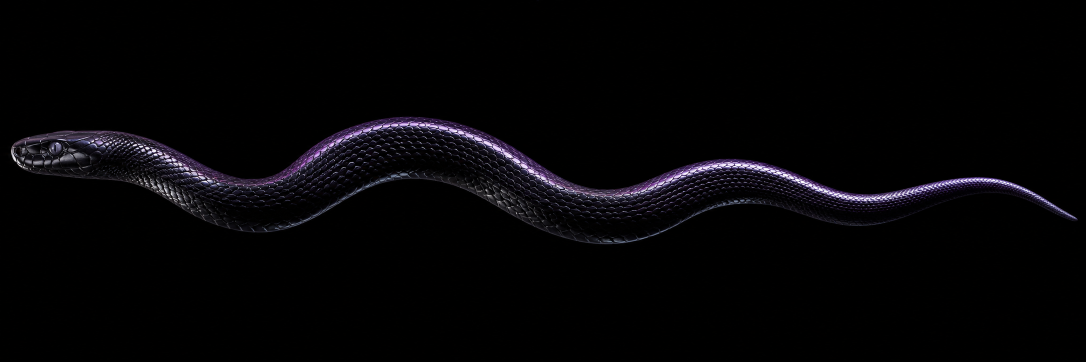
#> input picture assets/snake_raw.png, 2172 x 724 px, found by its file name (shown at 1/2 size)
$ python make_widgets.py
#> lines starting #> are read from the running program, lines starting #| are printed output that depends on the picture; after the words box and inside, x2 and y2 are one past the last pixel; in counts of white or black regions, pixels touching at a corner belong together
#!/usr/bin/env python3
"""
SULEM profile widgets - all generated locally, zero external services.

  widget_typing.gif   typewriter lines (type - hold - erase - next)
  widget_quotes.gif   full-width quote reel: stoics / programmers / mine
  widget_neofetch.png terminal/neofetch-style system card
  widget_snake.gif    REAL contribution grid + a pixel-snake eating it
  wall_1/2/3.png      FULL-WIDTH horizontal wall slabs with the snake
                      crawling over the brickwork (sections = posts)
  footer.png          dark footer: "you are what you code"

Usage:  python3 make_widgets.py [all|snake]
"""

import os
import sys
import json
import numpy as np
from PIL import Image, ImageDraw, ImageFont, ImageFilter
from scipy import ndimage
from scipy.interpolate import CubicSpline, PchipInterpolator

CANVAS = (13, 17, 23)          # github dark canvas #0d1117
CARD_BG = (10, 7, 20)
CARD_BORDER = (42, 33, 64)
KEY_C = (167, 139, 250)        # #A78BFA
VAL_C = (216, 206, 244)        # #D8CEF4
DIM_C = (104, 92, 140)
TXT_C = (185, 166, 242)        # #B9A6F2
CURSOR_C = (124, 58, 237)      # #7C3AED

MONO = "assets/fonts/JetBrainsMono-Regular.ttf"
DISP = "assets/fonts/Michroma.ttf"
SERIF = "/usr/share/fonts/truetype/dejavu/DejaVuSerif.ttf"

def F(size, path=MONO):
    return ImageFont.truetype(path, size)

# --------------------------------------------------------------- snake src
raw = Image.open("assets/snake_raw.png").convert("RGB")
#> raw is the input picture: PIL image 2172x724 RGB; mean R, G, B 5, 4.3, 6

def grade(arr, lift=30):
    arr = 255.0 * np.power(np.clip(arr, 0, 255) / 255.0, 0.86)
    lum = arr.mean(axis=2, keepdims=True) / 255.0
    arr += (1.0 - lum) * np.array([lift, lift * 0.55, lift * 1.6], np.float32)
    return np.clip(arr, 0, 255)

def snake_mask(arr, strong=False):
    m = arr.max(axis=2) > 15
    lab, n = ndimage.label(m)
    if n > 1:
        sizes = ndimage.sum(m, lab, range(1, n + 1))
        m = lab == (int(np.argmax(sizes)) + 1)
    m = ndimage.binary_closing(m, structure=np.ones((9, 9)))
    m = ndimage.binary_fill_holes(m)
    k1 = 61 if strong else 21
    m = ndimage.binary_closing(m, structure=np.ones((k1, k1)))
    m = ndimage.binary_fill_holes(m)
    k2 = 81 if strong else 45
    m = ndimage.binary_closing(m, structure=np.ones((k2, 1)))
    m = ndimage.binary_fill_holes(m)
    if strong:
        m = ndimage.binary_closing(m, structure=np.ones((7, 7)))
        m = ndimage.binary_opening(m, structure=np.ones((3, 3)))
    return m

# ================================================================== typing
LINES = [
    "if it happens twice, it becomes a script",
    "C on metal. Python on everything else.",
    "sharp angles. clean abstractions. zero fluff.",
    "the obstacle is the way - debug accordingly.",
    "memento mori - then ship it.",
]

def make_typing():
    W, H = 780, 74
    font = F(24)
    frames, durations = [], []

    def frame(text, cursor=True):
#> called with text = '', cursor = False
        img = Image.new("RGB", (W, H), CANVAS)
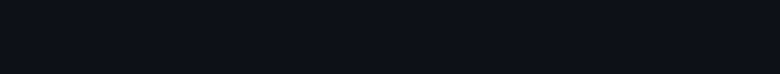
#> img: PIL image 780x74 RGB; mean R, G, B 13, 17, 23
        d = ImageDraw.Draw(img)
        w = d.textlength(text, font=font)
#> w = 0
        d.text(((W - w) / 2, 22), text, font=font, fill=TXT_C)
        d.text(((W - w) / 2 + w + 6, 22), "\u258c", font=font,
               fill=CURSOR_C if cursor else CANVAS)
        return img

    empty = frame("", cursor=False)
    frames.append(empty); durations.append(500)
    for line in LINES:
        for i in range(1, len(line) + 1):
            frames.append(frame(line[:i])); durations.append(65)
        for k in range(8):
            frames.append(frame(line, cursor=(k // 2) % 2 == 0))
            durations.append(120)
        for i in range(len(line), -1, -2):
            frames.append(frame(line[:i])); durations.append(35)
        frames.append(empty); durations.append(420)
#> this loop made 5 passes
#> after the loop, durations = 343 values, max 500 at index 0, min 35 at index 49, mean 68.94; frames = 343 items

    q = [f.quantize(96, method=Image.MEDIANCUT, dither=Image.Dither.NONE) for f in frames]
#> q = 343 items
    q[0].save("assets/widget_typing.gif", save_all=True, append_images=q[1:],
              duration=durations, loop=0, optimize=True, disposal=2)
    print("typing gif:", len(frames), "frames")
#| typing gif: 343 frames

# ================================================================ neofetch
def card_frame(w, h, title):
#> called with w = 780, h = 460, title = 'sulem@kazan ~ zsh'
    img = Image.new("RGB", (w, h), CARD_BG)
#> img: PIL image 780x460 RGB
    d = ImageDraw.Draw(img)
    d.rounded_rectangle([0, 0, w - 1, h - 1], radius=16, outline=CARD_BORDER, width=1)
    for i, c in enumerate([(255, 95, 86), (255, 189, 46), (39, 201, 63)]):
        d.ellipse([24 + i * 27, 20, 40 + i * 27, 36], fill=c)
    d.text((116, 21), title, font=F(19), fill=(122, 106, 162))
    d.line([16, 54, w - 16, 54], fill=(30, 24, 48), width=1)
    return img, d

def snake_head_icon():
    c = raw.crop((10, 200, 400, 540))
    a = np.asarray(c).astype(np.float32)
    m = snake_mask(a)
#> in snake_mask, `m = arr.max(axis=2) > 15`:
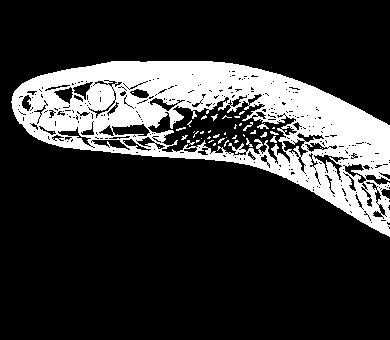
#> m: shape (340, 390) bool; 20% white; 41 white regions (33 under 20 px), largest, box (x1, y1, x2, y2) and area: (11, 61, 390, 237) 26085, (257, 123, 269, 129) 34, (243, 122, 253, 131) 28
#> in snake_mask, `lab, n = ndimage.label(m)`:
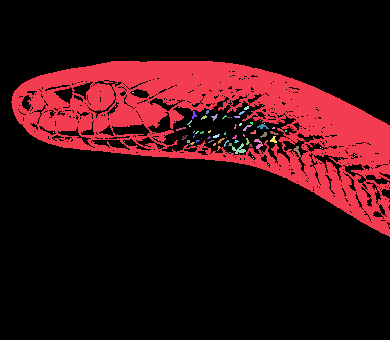
#> lab: shape (340, 390) int32; 77 distinct labels, from 0 to 76; one colour per label, 0 black
#> in snake_mask, `lab, n = ndimage.label(m)`: n = 76
#> in snake_mask, `sizes = ndimage.sum(m, lab, range(1, n + 1))`: sizes = 76 values, max 25853 at index 0, min 1 at index 2, mean 349.4
#> in snake_mask, `m = lab == (int(np.argmax(sizes)) + 1)`: m: shape (340, 390) bool; 19.5% white; 1 white region, box (x1, y1, x2, y2) and area: (11, 61, 390, 237) 25853
#> in snake_mask, `m = ndimage.binary_closing(m, structure=np.ones((9, 9)))`: m: shape (340, 390) bool; 23.5% white; 1 white region, box (x1, y1, x2, y2) and area: (11, 61, 386, 235) 31118
#> in snake_mask, `m = ndimage.binary_fill_holes(m)`: m: shape (340, 390) bool; 26.3% white; 1 white region, box (x1, y1, x2, y2) and area: (11, 61, 386, 235) 34868
#> in snake_mask, `m = ndimage.binary_closing(m, structure=np.ones((k1, k1)))`: m: shape (340, 390) bool; 25.8% white; 1 white region, box (x1, y1, x2, y2) and area: (11, 61, 380, 232) 34194
    ys, xs = np.where(m)
    a = a[ys.min():ys.max() + 1, xs.min():xs.max() + 1]
#> a: shape (171, 369, 3) float32
    m = m[ys.min():ys.max() + 1, xs.min():xs.max() + 1]
#> m: shape (171, 369) bool; 54.2% white; 3 black regions, box (x1, y1, x2, y2) and area: (0, 42, 368, 171) 23955, (202, 0, 369, 59) 3792, (0, 0, 100, 40) 1158
    h, w = m.shape
#> h = 171; w = 369
    s = max(h, w) + 24
#> s = 393
    pad = np.zeros((s, s, 3), np.float32); pm = np.zeros((s, s), bool)
    oy, ox = (s - h) // 2, (s - w) // 2
#> oy = 111; ox = 12
    pad[oy:oy + h, ox:ox + w] = a; pm[oy:oy + h, ox:ox + w] = m
#> after `pm[oy:oy + h, ox:ox + w] = m`: pm: shape (393, 393) bool; 22.1% white; 1 white region, box (x1, y1, x2, y2) and area: (12, 111, 381, 282) 34194
    icon = Image.fromarray(grade(pad).astype(np.uint8)).resize((150, 150), Image.LANCZOS)
#> in grade, `lum = arr.mean(axis=2, keepdims=True) / 255.0`:
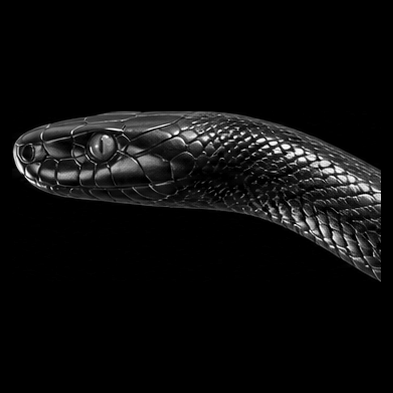
#> lum: shape (393, 393, 1) float32; min 0, max 1, mean 0.0502
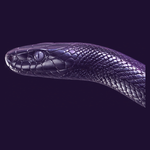
#> icon: PIL image 150x150 RGB; mean R, G, B 41, 26.8, 59.6
    imask = Image.fromarray((pm * 255).astype(np.uint8)).resize((150, 150), Image.LANCZOS)
    r = 26
    m2 = Image.new("L", (150, 150), 0)
#> m2: PIL image 150x150 L; every value is 0
    ImageDraw.Draw(m2).rounded_rectangle([0, 0, 149, 149], radius=r, fill=255)
#> m2: PIL image 150x150 L; 97.3% white; 4 black regions, box (x1, y1, x2, y2) and area: (0, 0, 21, 21) 150, (129, 0, 150, 21) 150, (0, 129, 21, 150) 150, (129, 129, 150, 150) 150
    imask = Image.composite(imask, Image.new("L", (150, 150), 0), m2)
    out = Image.new("RGBA", (150, 150), (0, 0, 0, 0))
#> out: PIL image 150x150 RGBA; every value is 0
    out.paste(icon, (0, 0), imask)
    ImageDraw.Draw(out).rounded_rectangle([0, 0, 149, 149], radius=r, outline=(90, 70, 150, 255), width=2)
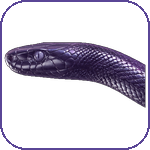
#> out: PIL image 150x150 RGBA; mean R, G, B, A 21.9, 17.6, 29.4, 68.9; transparent parts drawn white
    return out

def make_neofetch():
    W, H = 780, 460
    img, d = card_frame(W, H, "sulem@kazan ~ zsh")
    icon = snake_head_icon()
    img.paste(icon, (40, 130), icon)
    d = ImageDraw.Draw(img)
    f22, f19 = F(22), F(19)
    x_key, x_val = 240, 380
    y = 96
    rows = [
        ("",        "sulem@kazan"),
        ("sep",     ""),
        ("OS",      "Linux x86_64"),
        ("Shell",   "zsh + tmux"),
        ("Editor",  "neovim"),
        ("Repos",   "37 public"),
        ("Focus",   "embedded - ML - automation"),
        ("Uptime",  "24/7, sleep is a cron"),
        ("Coffee",  "critical"),
        ("Pause",   ""),
        ("Loc",     "Kazan, RU - 55.7963N 49.1088E"),
    ]
    for k, v in rows:
        if k == "sep":
            d.line([x_key, y + 12, 520, y + 12], fill=(36, 28, 58), width=1)
        elif k == "":
            d.text((x_key, y), v, font=f22, fill=VAL_C)
        elif k == "Pause":
            pass
        else:
            d.text((x_key, y), k, font=f22, fill=KEY_C)
            d.text((x_val, y), v, font=f19, fill=VAL_C)
        y += 30
#> after the loop, y = 426
    img.save("assets/widget_neofetch.png")
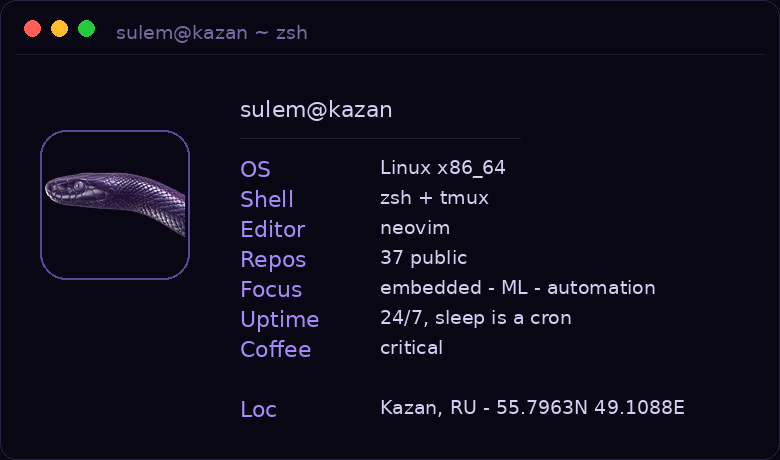
#> saved as widget_neofetch.png: PIL image 780x460 RGB; mean R, G, B 16.2, 12.6, 27.2
    print("neofetch ok")

# ========================================================== contribution snake
LEVELS = [(23, 17, 35), (42, 27, 74), (69, 32, 122), (109, 40, 217), (167, 139, 250)]
EATEN = (18, 14, 30)
HEAD_C = (214, 198, 255)

def make_snake_gif():
    """Classic snk run, built from scratch:
    the snake starts short, crawls the serpentine path over the REAL grid,
    ONE cell per frame, steady speed, clean 90-degree turns at the edges,
    eats EVERY square (they go dark for good), grows as it eats."""
#> (the run stopped early here; a loop or call above may not have finished)

$ run again, with assets/wall_4.png copied over assets/snake_raw.png
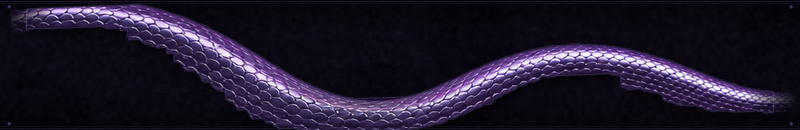
#> input picture assets/wall_4.png, 1600 x 260 px, found by its file name (shown at 1/2 size)
#> raw is the input picture: PIL image 1600x260 RGB; mean R, G, B 31.9, 24.7, 44.2
#> in frame, `w = d.textlength(text, font=font)`: w = 0
#> the loop in make_typing, `for line in LINES:` made 5 passes
#> after the loop in make_typing, `for line in LINES:`: durations = 343 values, max 500 at index 0, min 35 at index 49, mean 68.94; frames = 343 items
#| typing gif: 343 frames
#> lab: shape (340, 390) int32; 735 distinct labels, from 0 to 734
#> n = 734
#> sizes = 734 values, max 1211 at index 32, min 1 at index 0, mean 8.39
#> in snake_mask, `m = ndimage.binary_closing(m, structure=np.ones((k1, k1)))`:
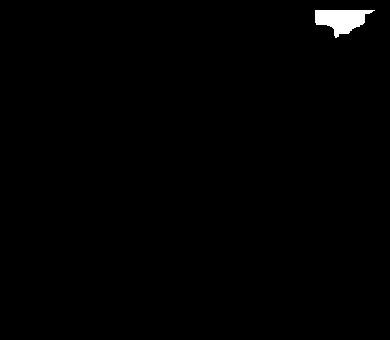
#> m: shape (340, 390) bool; 0.74% white; 1 white region, box (x1, y1, x2, y2) and area: (315, 10, 375, 38) 982
#> ys = 352 values from 22 to 37; xs = 352 values, max 364 at index 49, min 315 at index 0, mean 341.1
#> pm: shape (74, 74) bool; 6.4% white; 1 white region, box (x1, y1, x2, y2) and area: (12, 29, 62, 45) 352
#> after the loop in make_neofetch, `for k, v in rows:`: y = 426
#> in make_neofetch, `img.save("assets/widget_neofetch.png")`:
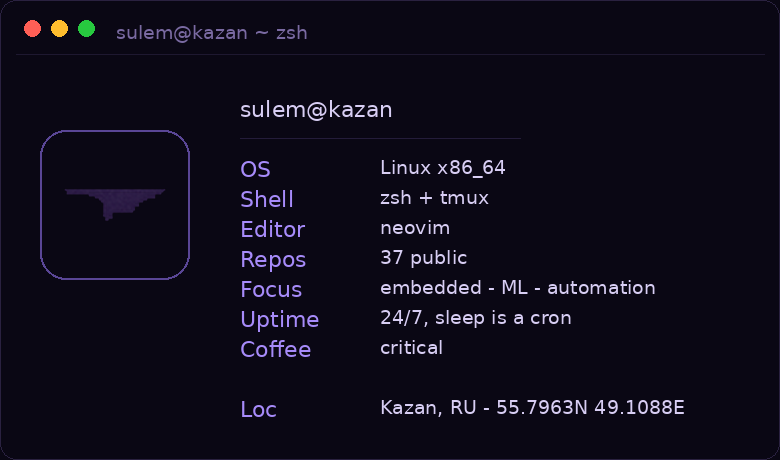
#> saved as widget_neofetch.png: PIL image 780x460 RGB; mean R, G, B 15.4, 11.9, 26.3

$ run again, with assets/wall_6.png copied over assets/snake_raw.png
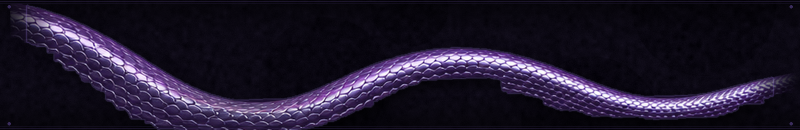
#> input picture assets/wall_6.png, 1600 x 260 px, found by its file name (shown at 1/2 size)
#> raw is the input picture: PIL image 1600x260 RGB; mean R, G, B 31.8, 24.5, 44
#> in frame, `w = d.textlength(text, font=font)`: w = 0
#> the loop in make_typing, `for line in LINES:` made 5 passes
#> after the loop in make_typing, `for line in LINES:`: durations = 343 values, max 500 at index 0, min 35 at index 49, mean 68.94; frames = 343 items
#| typing gif: 343 frames
#> lab: shape (340, 390) int32; 378 distinct labels, from 0 to 377
#> n = 377
#> sizes = 377 values, max 11856 at index 1, min 1 at index 3, mean 36.15
#> ys = 12160 values from 22 to 59; xs = 12160 values, max 379 at index 336, min 10 at index 10448, mean 211.4
#> pm: shape (394, 394) bool; 7.8% white; 1 white region, box (x1, y1, x2, y2) and area: (12, 178, 382, 216) 12160
#> after the loop in make_neofetch, `for k, v in rows:`: y = 426
#> in make_neofetch, `img.save("assets/widget_neofetch.png")`:
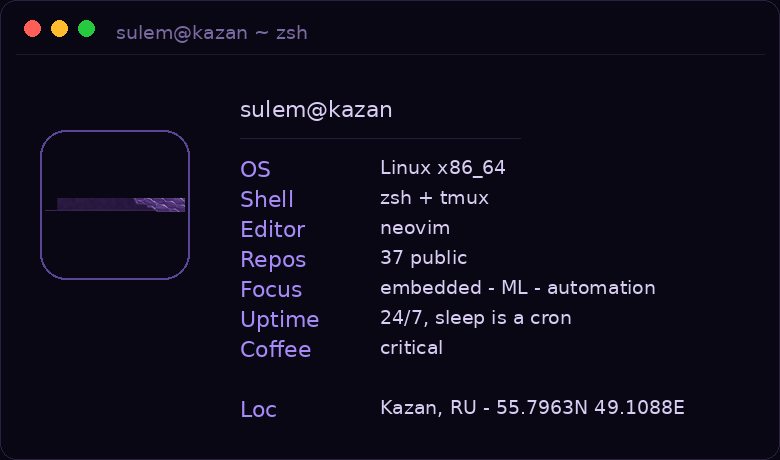
#> saved as widget_neofetch.png: PIL image 780x460 RGB; mean R, G, B 15.5, 12, 26.4
